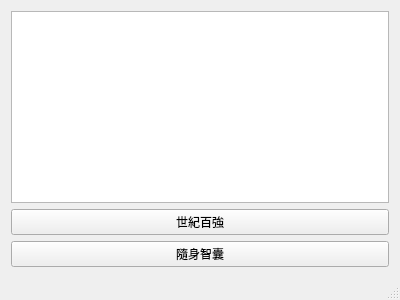
<?xml version="1.0" encoding="UTF-8"?>
<ui version="4.0">
 <class>MainWindow</class>
 <widget class="QMainWindow" name="MainWindow">
  <property name="geometry">
   <rect>
    <x>0</x>
    <y>0</y>
    <width>400</width>
    <height>300</height>
   </rect>
  </property>
  <property name="windowTitle">
   <string>MainWindow</string>
  </property>
  <widget class="QWidget" name="centralWidget">
   <layout class="QVBoxLayout" name="verticalLayout">
    <item>
     <widget class="QListWidget" name="logWidget"/>
    </item>
    <item>
     <widget class="QPushButton" name="best100Button">
      <property name="text">
       <string>世紀百強</string>
      </property>
     </widget>
    </item>
    <item>
     <widget class="QPushButton" name="wisdomButton">
      <property name="text">
       <string>隨身智囊</string>
      </property>
     </widget>
    </item>
   </layout>
  </widget>
  <widget class="QStatusBar" name="statusBar"/>
 </widget>
 <layoutdefault spacing="6" margin="11"/>
 <resources/>
 <connections/>
</ui>
